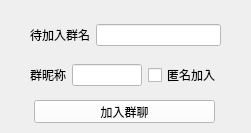
<?xml version="1.0" encoding="UTF-8"?>
<ui version="4.0">
 <class>JoinGroup</class>
 <widget class="QWidget" name="JoinGroup">
  <property name="geometry">
   <rect>
    <x>0</x>
    <y>0</y>
    <width>251</width>
    <height>133</height>
   </rect>
  </property>
  <property name="minimumSize">
   <size>
    <width>251</width>
    <height>133</height>
   </size>
  </property>
  <property name="maximumSize">
   <size>
    <width>251</width>
    <height>133</height>
   </size>
  </property>
  <property name="windowTitle">
   <string>Form</string>
  </property>
  <widget class="QPushButton" name="pushButton">
   <property name="geometry">
    <rect>
     <x>34</x>
     <y>100</y>
     <width>181</width>
     <height>23</height>
    </rect>
   </property>
   <property name="styleSheet">
    <string notr="true">background:rgb(255, 255, 255);color:rgb(0, 0, 0)
</string>
   </property>
   <property name="text">
    <string>加入群聊</string>
   </property>
  </widget>
  <widget class="QWidget" name="">
   <property name="geometry">
    <rect>
     <x>30</x>
     <y>20</y>
     <width>191</width>
     <height>31</height>
    </rect>
   </property>
   <layout class="QGridLayout" name="gridLayout">
    <item row="0" column="0">
     <widget class="QLabel" name="label">
      <property name="text">
       <string>待加入群名</string>
      </property>
     </widget>
    </item>
    <item row="0" column="1">
     <widget class="QLineEdit" name="lineEdit">
      <property name="styleSheet">
       <string notr="true">background:rgb(255, 255, 255);color:rgb(0, 0, 0)
</string>
      </property>
     </widget>
    </item>
   </layout>
  </widget>
  <widget class="QWidget" name="">
   <property name="geometry">
    <rect>
     <x>30</x>
     <y>60</y>
     <width>191</width>
     <height>31</height>
    </rect>
   </property>
   <layout class="QGridLayout" name="gridLayout_2">
    <item row="0" column="0">
     <widget class="QLabel" name="label_2">
      <property name="text">
       <string>群昵称</string>
      </property>
     </widget>
    </item>
    <item row="0" column="1">
     <widget class="QLineEdit" name="lineEdit_2">
      <property name="styleSheet">
       <string notr="true">background:rgb(255, 255, 255);color:rgb(0, 0, 0)
</string>
      </property>
     </widget>
    </item>
    <item row="0" column="2">
     <widget class="QCheckBox" name="checkBox">
      <property name="text">
       <string>匿名加入</string>
      </property>
     </widget>
    </item>
   </layout>
  </widget>
 </widget>
 <resources/>
 <connections/>
</ui>
